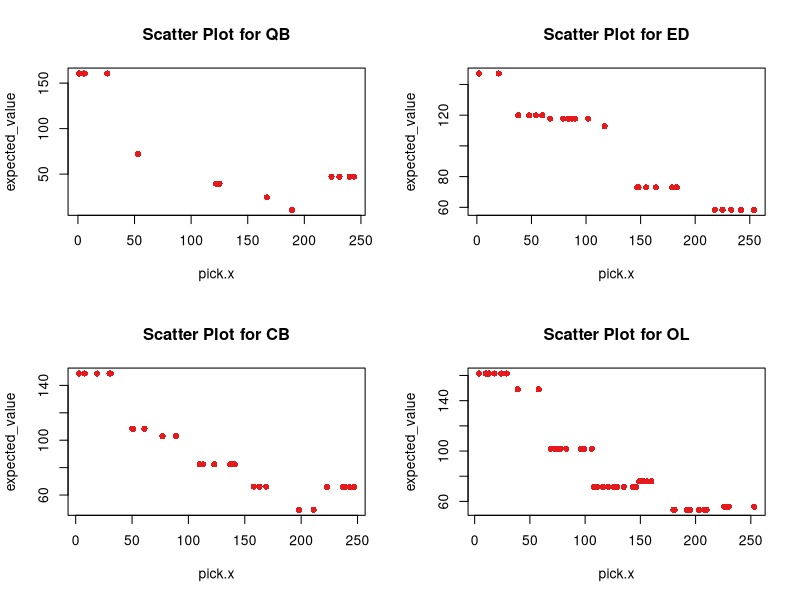
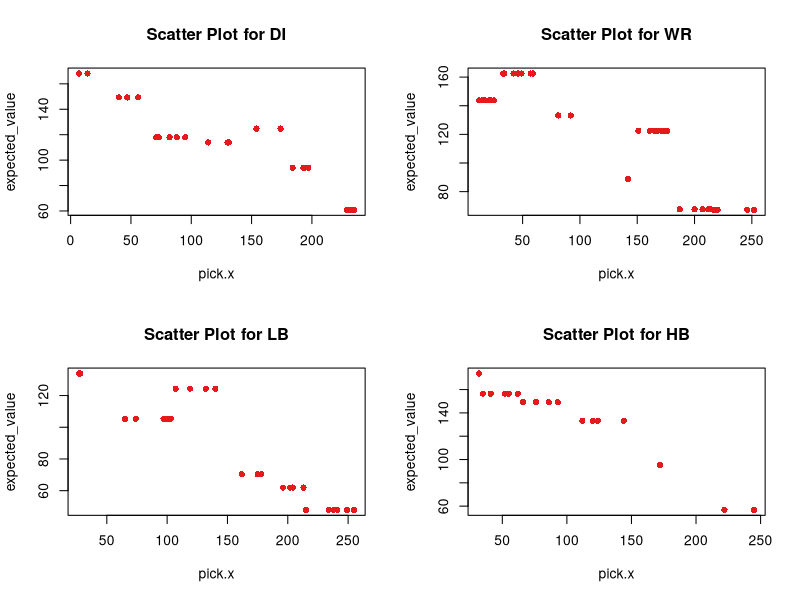
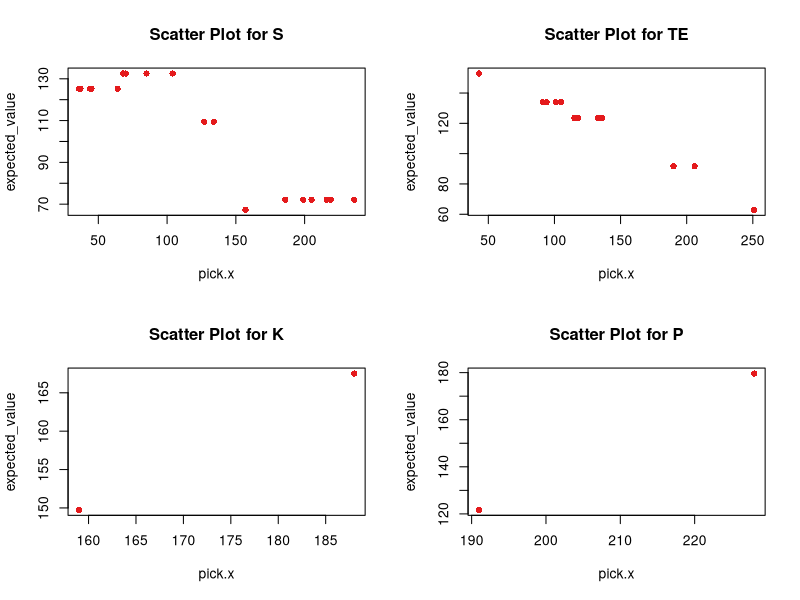

The R script that drew these images, in order:
## ---- chunk 1
library(dplyr)
library(glmnet)

setwd(r"{E:\OMSA\Semesters\01_Fall_23\MGMT 6203\Group Project\Models}")
df_all_variables <- read.csv("data_all_variables.csv",header=TRUE)
colnames(df_all_variables)
## ---- chunk 2
selected_columns <- c('round.x','pick.x','team','full_name','count_text','mean_sentiment','Count','Proportion','Mean','total_value_delta','row_count','Direct_mentions','Indirect_mentions','avg_sentiment_direct_mentions','avg_sentiment_indirect_mentions','Direct_mention_binary','position','player_game_count','percentage_games_played','grades_offense','raw_usage','usage_rate','raw_value_provided','sum_raw_value_provided','expected_value','value_delta')

df_data <- df_all_variables[, selected_columns]

unique(df_data$position)
## ---- chunk 3
# Assuming df_data is your dataset
# Replace 'pick.x', 'expected_value', and 'position' with your actual column names

# Load the RColorBrewer library
library(RColorBrewer)

# Filter out missing values in the 'position' column
df_data <- df_data[complete.cases(df_data$position), ]

# Define the number of colors and the color palette
num_colors <- length(unique(df_data$position))
position_colors <- brewer.pal(num_colors, "Set1")

# Create a new graphics window
par(mfrow = c(2, 2))  # Adjust the layout based on the number of unique positions

# Iterate through each position
for (pos in unique(df_data$position)) {
  # Subset the data for the current position
  subset_data <- subset(df_data, position == pos)

  # Scatter plot for the current position
  plot(subset_data$pick.x, subset_data$expected_value, 
       col = position_colors[as.factor(pos)],
       pch = 16,  # Use a different symbol if you prefer
       main = paste("Scatter Plot for", pos),
       xlab = "pick.x",
       ylab = "expected_value")
}

# Reset the graphics window layout
par(mfrow = c(1, 1))


## ---- chunk 4
# positions <- list("QB","ED",c("CB","S"),"OL","DI","WR","LB","HB","TE")
# subset_data <- subset(df_data, position %in% positions)
# selected_x <- c('round.x')
# XP <- data.matrix(subset_data[, selected_x])
 
naive_regression <- lm(expected_value ~ round.x + position, data = df_data)
 
summary(naive_regression)
